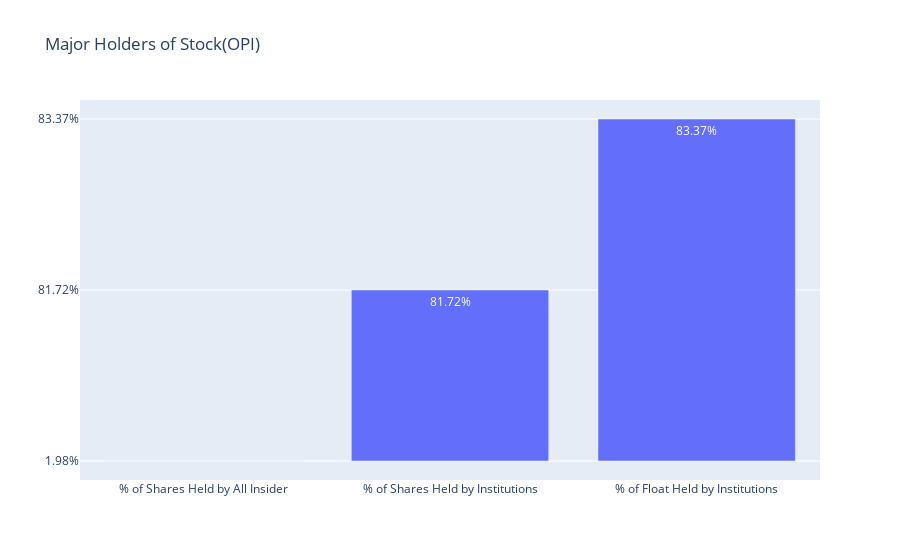

Source (notebook cell):
### Code cell
# Create a bar chart
fig = px.bar(major_holders, x='Description', y='Percentage', text='Percentage', title=f'Major Holders of Stock({ticker})')
# set the labels to nothing for x and y axis
fig.update_xaxes(title='')
fig.update_yaxes(title='')
# Show the plot
fig.show()

### Figure 1 — Plotly figure (JSON) as saved in the notebook; plotly's stock layout.template omitted (floating-point values rounded to 4 significant figures)
{"data": [{"alignmentgroup": "True", "hovertemplate": "Description=%{x}<br>Percentage=%{text}<extra></extra>", "legendgroup": "", "marker": {"color": "#636efa", "pattern": {"shape": ""}}, "name": "", "offsetgroup": "", "orientation": "v", "showlegend": false, "text": ["1.98%", "81.72%", "83.37%"], "textposition": "auto", "type": "bar", "x": ["% of Shares Held by All Insider", "% of Shares Held by Institutions", "% of Float Held by Institutions"], "xaxis": "x", "y": ["1.98%", "81.72%", "83.37%"], "yaxis": "y"}], "layout": {"barmode": "relative", "legend": {"tracegroupgap": 0}, "title": {"text": "Major Holders of Stock(OPI)"}, "xaxis": {"anchor": "y", "domain": [0, 1], "title": {"text": ""}}, "yaxis": {"anchor": "x", "domain": [0, 1], "title": {"text": ""}}}}
